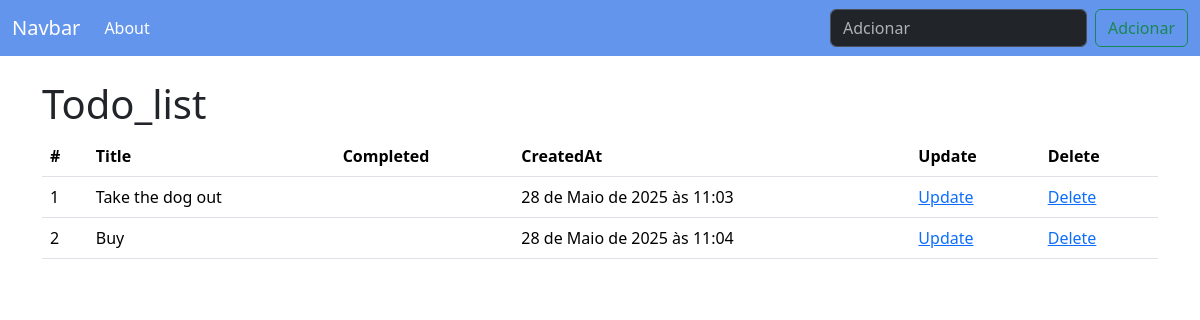
Before: / with the older database file.
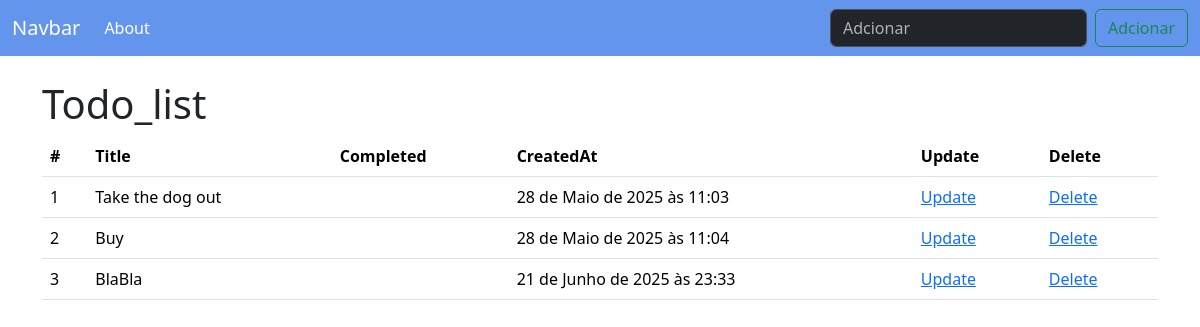
After: the same page with the newer database file.
### todo_list/models.py (models this page shows, shortened)
class todo(models.Model):
    title = models.CharField(max_length=200)
    iscompleted = models.BooleanField(default=False)
    created_at = models.DateTimeField(auto_now_add=True)

### todo_list/views.py (the view)
# urls.py: 2. Add a URL to urlpatterns:  path('', views.home, name='home')
def home(request):
    if request.method == 'POST':
        form = TodoForm(request.POST)
        if form.is_valid():
            form.save()
            messages.success(request, 'Todo adicionado com sucesso!')
    else:
        form = TodoForm()  # instância vazia para exibir no template
    todos = todo.objects.all()
    return render(request, 'home.html', {'todos': todos, 'form': form})

### todo_list/forms.py
class TodoForm(forms.ModelForm):
    class Meta:
        model = todo
        fields = ['title', 'iscompleted']

### todo_list/Templates/home.html (shortened to what this page needs)
<!DOCTYPE html>
<html lang="en">
<head>
</head>
<body>
    {% extends 'base.html' %}
    {% block content %}
    <h1>Todo_list</h1>
    {% if todos %}
    <table class="table">
        <thead>
            <tr>
                <th scope="col">#</th>
                <th scope="col">Title</th>
                <th scope="col">Completed</th>
                <th scope="col">CreatedAt</th>
                <th scope="col">Update</th>
                <th scope="col">Delete</th>
            </tr>
        </thead>
        {% for todo in todos %}
        {% if todo.completed %}
        <tr class="table-success">
            <td>{{ todo.id }}</td>
            <td>{{ todo.title }}</td>
            <td>{{ todo.completed }}</td>
            <td>{{ todo.created_at }}</td>
            <td><a href="#">Update</a></td>
            <td><a href="#">Delete</a></td>
        </tr>
        {% else %}
        <tr>
            <td>{{ todo.id }}</td>
            <td>{{ todo.title }}</td>
            <td>{{ todo.completed }}</td>
            <td>{{ todo.created_at }}</td>
            <td><a href="#">Update</a></td>
            <td><a href="#">Delete</a></td>
        </tr>
        {% endif %}
        {% endfor %}
    </table>
    {% else %}
    <p>No todo available.</p>
    {% endif %}
    {% endblock %}

### todo_list/Templates/base.html (shortened to what this page needs)
<!doctype html>
<html lang="en">
  <head>
    <link href="https://cdn.jsdelivr.net/npm/bootstrap@5.3.6/dist/css/bootstrap.min.css" rel="stylesheet">
  </head>
  <body>
    <nav class="navbar navbar-expand-lg" style="background-color:cornflowerblue;" data-bs-theme="dark">
      <div class="container-fluid">
        <a class="navbar-brand" href="#">Navbar</a>
        <div class="collapse navbar-collapse" id="navbarSupportedContent">
          <ul class="navbar-nav me-auto mb-2 mb-lg-0">
            <li class="nav-item">
              <a class="nav-link active" aria-current="page" href="{% url 'about' %}">About</a>
            </li>
          </ul>
          <form class="d-flex" role="search" method="post">
            <input class="form-control me-2" type="search" placeholder="Adcionar" aria-label="Search"/>
            <button class="btn btn-outline-success" type="submit">Adcionar</button>
          </form>
        </div>
      </div>
    </nav>
    <br>
    <div class="container">
        {% block content %}
        {% endblock %}
    </div>
  </body>
</html>

Changed rows visible on the page:
added todo: id "3", title "BlaBla", created_at "21 de Junho de 2025 às 23:33"
